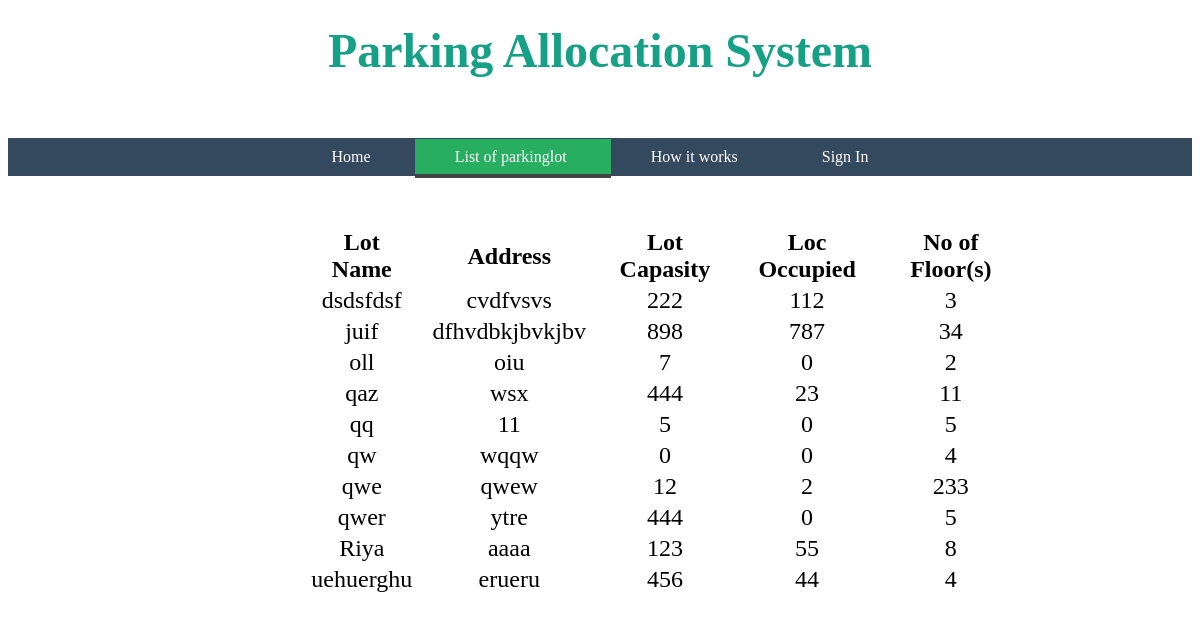
The page /list_of_lot.php on the database as committed earlier.
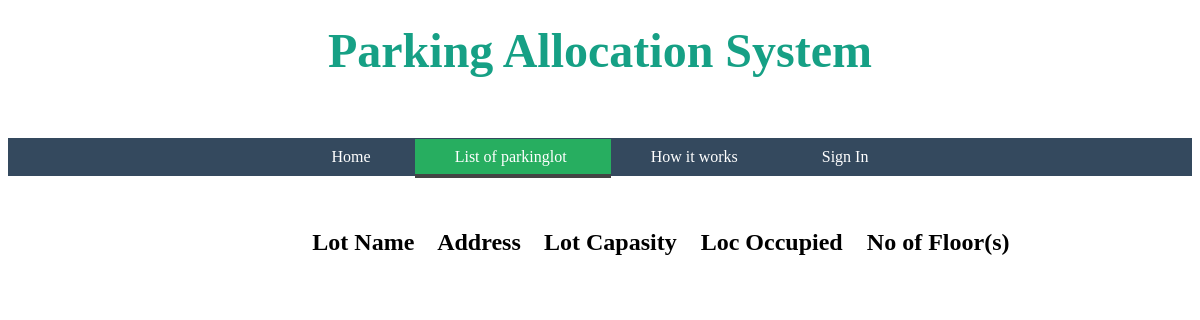
The same page on the database as committed later.
### tables this page shows
create table ParkingLot (
	Lot_id varchar(30),
	LotName varchar(30) unique not null,
	Address varchar(30),
	LotCapasity int,
	LotOccupied int default 0,
	NoOfBlocks int,
	constraint check (LotCapasity > 0),
	constraint check (NoOfBlocks > 0),
	constraint check (LotOccupied <= LotCapasity),
	primary key (Lot_id)
);

### list_of_lot.php (the view, shortened to what this page needs)
<html>
	<head>
		<link rel="stylesheet" type="text/css" href='css/style.css'>
	</head>
	<body>
		<div class="container">
		<h1 class="banner" > Parking Allocation System </h1>
			<nav class="menu">
                <ul>
                        <li > <a href="index.php"> Home </a></li>
                        <li id = "current"> <a href="list_of_lot.php"> List of parkinglot </a></li>
                        <li> <a href="#"> How it works </a></li>
                        <li> <a href="login.php"> Sign In </a></li>
                </ul>
            </nav>
		<section class="sec">
			<div >
            <table id="table_div">
                <tr>
                    <th> Lot Name </th>
                    <th>&nbsp;&nbsp;</th>
                    <th> Address </th>
                    <th>&nbsp;&nbsp;</th>
                    <th> Lot Capasity </th>
                    <th>&nbsp;&nbsp;</th>
                    <th> Loc Occupied </th>
                    <th>&nbsp;&nbsp;</th>
                	<th> No of Floor(s) </th>
				</tr>
                <?php
    				include("connect.php");
    				$query = "SELECT * FROM `parkinglot` order by LotName asc ";
        			$result = $conn->query($query);
        			$row = mysqli_fetch_assoc($result);
        			while($row != NULL){
        			$name = $row['LotName'];
        			echo"<tr><td>$name</td>";
                    echo"<th>&nbsp;&nbsp;</th>";
        			$add = $row['Address'];
        			echo"<td>$add</td>";
                    echo"<th>&nbsp;&nbsp;</th>";
        			$loc = $row['LotCapasity'];
        			echo"<td>$loc</td>";
                    echo"<th>&nbsp;&nbsp;</th>";
        			$lo = $row['LotOccupied'];
        			echo"<td>$lo</td>";
                    echo"<th>&nbsp;&nbsp;</th>";
        			$nf = $row['NoOfFloor'];
        			echo"<td>$nf</td></tr>";
        			$row = mysqli_fetch_assoc($result);
        		}
            	?>
                        </table>
                        </div>
		</section>
		</div>
	</body>
</html>

### css/style.css (style rules this page uses)
.banner { margin: 0; width: 100%; background-size: contain; color: #16a085; text-align: center; padding: 15px 0px; height: 100px; font-size: 300%; }
nav { text-align: center; background: #34495e; padding: 10px 0px }
nav ul { margin: 0; padding: 0; }
nav li { text-decoration: none; display: inline; }
nav li>a { text-decoration: none; color:#ffffff; padding: 10px 40px; }
.menu ul li#current { display: inline; padding: .55em .0em; background-color: #27ae60; color: #000; border-bottom: .25em solid #444; }
#table_div { text-align: center; padding-left: 300px; padding-top: 50px; font-size: 150%; width: 85%; }

Rows that differ between the two databases and show on the page:
removed parkinglot: LotName "dsdsfdsf", Address "cvdfvsvs", LotCapasity "222", LotOccupied "112", NoOfFloor "3"
removed parkinglot: LotName "juif", Address "dfhvdbkjbvkjbv", LotCapasity "898", LotOccupied "787", NoOfFloor "34"
removed parkinglot: LotName "oll", Address "oiu", LotCapasity "7", LotOccupied "0", NoOfFloor "2"
removed parkinglot: LotName "qaz", Address "wsx", LotCapasity "444", LotOccupied "23", NoOfFloor "11"
removed parkinglot: LotName "qq", Address "11", LotCapasity "5", LotOccupied "0", NoOfFloor "5"
removed parkinglot: LotName "qw", Address "wqqw", LotCapasity "0", LotOccupied "0", NoOfFloor "4"
removed parkinglot: LotName "qwe", Address "qwew", LotCapasity "12", LotOccupied "2", NoOfFloor "233"
removed parkinglot: LotName "qwer", Address "ytre", LotCapasity "444", LotOccupied "0", NoOfFloor "5"
removed parkinglot: LotName "Riya", Address "aaaa", LotCapasity "123", LotOccupied "55", NoOfFloor "8"
removed parkinglot: LotName "uehuerghu", Address "erueru", LotCapasity "456", LotOccupied "44", NoOfFloor "4"
